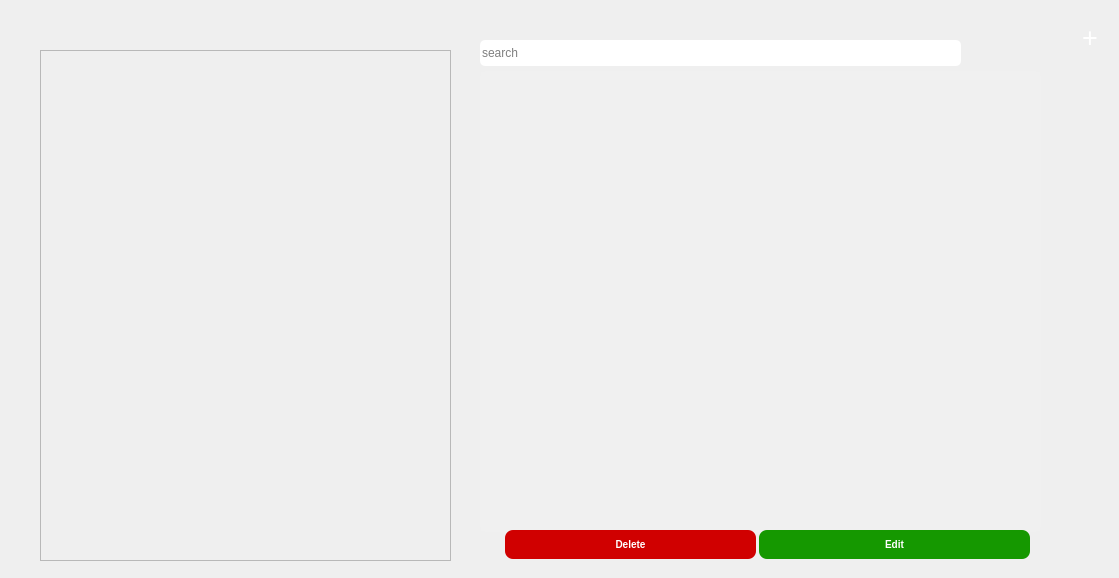
      <widget class="QWidget" name="page_32">
       <widget class="QPushButton" name="add_employe_Btn">
        <property name="geometry">
         <rect>
          <x>1070</x>
          <y>20</y>
          <width>40</width>
          <height>40</height>
         </rect>
        </property>
        <property name="font">
         <font>
          <pointsize>20</pointsize>
         </font>
        </property>
        <property name="styleSheet">
         <string notr="true">#add_employe_Btn{background-color:transparent;
padding-bottom:6px;
color:white;}
#add_employe_Btn:hover
{
	font-weight:bold;
}</string>
        </property>
        <property name="text">
         <string>+</string>
        </property>
        <property name="flat">
         <bool>true</bool>
        </property>
       </widget>
       <widget class="QLabel" name="background_add_office_btn_5">
        <property name="geometry">
         <rect>
          <x>1070</x>
          <y>20</y>
          <width>40</width>
          <height>40</height>
         </rect>
        </property>
        <property name="text">
         <string/>
        </property>
        <property name="pixmap">
         <pixmap resource="res.qrc">:/img/img/blue_circle.png</pixmap>
        </property>
       </widget>
       <widget class="QTableView" name="tableView_employee">
        <property name="geometry">
         <rect>
          <x>480</x>
          <y>71</y>
          <width>561</width>
          <height>461</height>
         </rect>
        </property>
        <property name="styleSheet">
         <string notr="true">border:none;
border-radius:5px;
background-color:#F0F0F0;
</string>
        </property>
       </widget>
       <widget class="QLabel" name="color_hack_4">
        <property name="geometry">
         <rect>
          <x>750</x>
          <y>520</y>
          <width>15</width>
          <height>49</height>
         </rect>
        </property>
        <property name="styleSheet">
         <string notr="true">background:transparent;
</string>
        </property>
        <property name="text">
         <string/>
        </property>
        <property name="pixmap">
         <pixmap resource="res.qrc">:/img/img/color_hack_button.png</pixmap>
        </property>
       </widget>
       <widget class="QPushButton" name="edit_employe">
        <property name="geometry">
         <rect>
          <x>759</x>
          <y>530</y>
          <width>271</width>
          <height>29</height>
         </rect>
        </property>
        <property name="styleSheet">
         <string notr="true">#edit_employe{
position: absolute;

background: #159800;
border-radius: 8px;
font-style: normal;
font-weight: 500;
font-size: 10px;
line-height: 12px;
color:white;
}
#edit_employe:hover{
background-color:#107300;
text-decoration:underline;
font-weight: bold;
}</string>
        </property>
        <property name="text">
         <string>Edit</string>
        </property>
       </widget>
       <widget class="QPushButton" name="delete_employe">
        <property name="geometry">
         <rect>
          <x>505</x>
          <y>530</y>
          <width>251</width>
          <height>29</height>
         </rect>
        </property>
        <property name="font">
         <font>
          <pointsize>-1</pointsize>
          <weight>62</weight>
          <italic>false</italic>
          <bold>true</bold>
         </font>
        </property>
        <property name="styleSheet">
         <string notr="true">
#delete_employe:hover{
background-color:#A80000;
text-decoration:underline;
font-weight:bold;
}
#delete_employe{position: absolute;
color:#fffffff;
background: #D00000;
border-radius: 8px;
font-style: normal;
font-weight: 500;
font-size: 10px;
line-height: 12px;
color:white;
}
</string>
        </property>
        <property name="text">
         <string>Delete</string>
        </property>
       </widget>
       <widget class="QLineEdit" name="search_line_employe">
        <property name="geometry">
         <rect>
          <x>480</x>
          <y>40</y>
          <width>481</width>
          <height>26</height>
         </rect>
        </property>
        <property name="styleSheet">
         <string notr="true">position: absolute;
width: 841px;
height: 26px;

background: #FFFFFF;
border-radius: 5px;</string>
        </property>
        <property name="placeholderText">
         <string>search</string>
        </property>
       </widget>
       <widget class="QLabel" name="search_icon_client_2">
        <property name="geometry">
         <rect>
          <x>926</x>
          <y>40</y>
          <width>24</width>
          <height>24</height>
         </rect>
        </property>
        <property name="text">
         <string/>
        </property>
        <property name="pixmap">
         <pixmap resource="res.qrc">:/img/img/search_black_24dp.svg</pixmap>
        </property>
       </widget>
       <widget class="QPushButton" name="search_button_client_2">
        <property name="geometry">
         <rect>
          <x>926</x>
          <y>40</y>
          <width>31</width>
          <height>24</height>
         </rect>
        </property>
        <property name="styleSheet">
         <string notr="true">background:transparent;</string>
        </property>
        <property name="text">
         <string/>
        </property>
        <property name="flat">
         <bool>true</bool>
        </property>
       </widget>
       <widget class="QPushButton" name="pdf_employee">
        <property name="geometry">
         <rect>
          <x>990</x>
          <y>40</y>
          <width>20</width>
          <height>20</height>
         </rect>
        </property>
        <property name="styleSheet">
         <string notr="true">background-color:transparent;</string>
        </property>
        <property name="text">
         <string/>
        </property>
        <property name="flat">
         <bool>true</bool>
        </property>
       </widget>
       <widget class="QLabel" name="label_37">
        <property name="geometry">
         <rect>
          <x>990</x>
          <y>40</y>
          <width>20</width>
          <height>20</height>
         </rect>
        </property>
        <property name="text">
         <string/>
        </property>
        <property name="pixmap">
         <pixmap resource="res.qrc">:/img/img/pdf.png</pixmap>
        </property>
       </widget>
       <widget class="QFrame" name="stats">
        <property name="geometry">
         <rect>
          <x>40</x>
          <y>50</y>
          <width>411</width>
          <height>511</height>
         </rect>
        </property>
        <property name="frameShape">
         <enum>QFrame::StyledPanel</enum>
        </property>
        <property name="frameShadow">
         <enum>QFrame::Raised</enum>
        </property>
       </widget>
       <zorder>background_add_office_btn_5</zorder>
       <zorder>add_employe_Btn</zorder>
       <zorder>tableView_employee</zorder>
       <zorder>color_hack_4</zorder>
       <zorder>edit_employe</zorder>
       <zorder>delete_employe</zorder>
       <zorder>search_line_employe</zorder>
       <zorder>search_icon_client_2</zorder>
       <zorder>search_button_client_2</zorder>
       <zorder>label_37</zorder>
       <zorder>stats</zorder>
       <zorder>pdf_employee</zorder>
      </widget>
